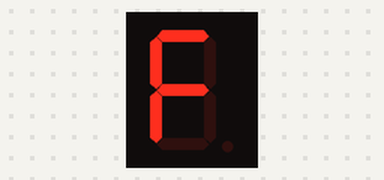
Recording of a sketch running on a simulated Arduino Uno, built with avr-gcc and run on an emulated ATmega328P. Parts: 1-digit seven-segment display. Wiring (inferred from the names in the program): 1-digit 7-segment display, segments lit when HIGH: segments pin 2, pin 3, pin 4, pin 5, pin 6, pin 7, pin 8, pin 9. The segment pins are drawn as the display they are named for.

Above: at 0.1 s.
At 1.1 s:
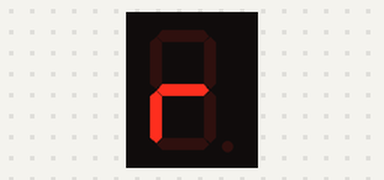
At 2.1 s:
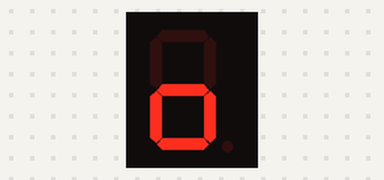
At 4.1 s:
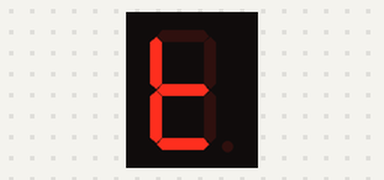
At 7.1 s:
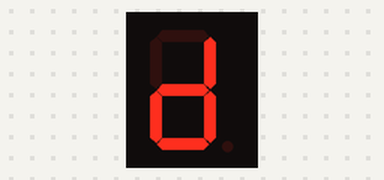
At 9.1 s:
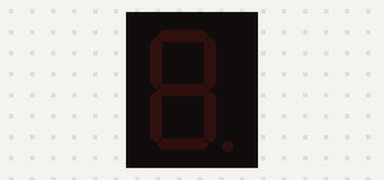

Measured:
- by itself, everything shown: repeats every 10.0 s, in 10 steps
- what the display in image 1 shows lasts 1.0 s, from 1.0 s to 2.0 s

The sketch:

char_switch_display.ino
```cpp
const int segPins[8] = {2, 3, 4, 5, 6, 7, 8, 9};  // A ~ DP
const int digitPins[5] = {A0, A1, A2, A3, A4};    // Digit 1 ~ 5

const byte alphabets[10] =
{
  B01110001,  // F
  B01010000,  // r
  B01011100,  // o
  B01010100,  // n
  B01111000,  // t

  B01101101,  // S
  B00000110,  // i
  B01011110,  // d
  B01111001,  // E
  B00000000   // blank
};

void setup()
{
  for (int i = 0; i < 8; i++) {
    pinMode(segPins[i], OUTPUT);    // initialize pins as outputs
    digitalWrite(segPins[i], LOW);  // turn off all pins
  }
}

void loop()
{
  for (int i = 0; i < 10; i++) {
    for (int j = 0; j < 8; j++) {
      digitalWrite(segPins[j], bitRead(alphabets[i], j));
    }
    delay(1000);
  }
}
```
